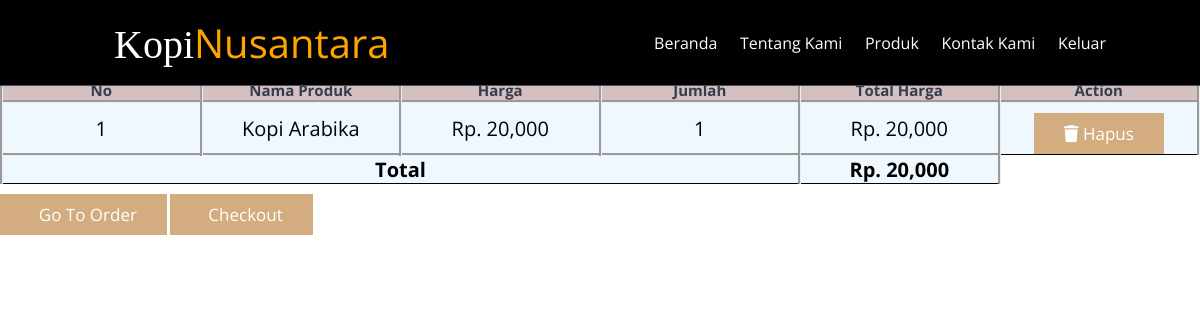
The app's page /Keranjang.php?id_produk=1 with its own data.
### tables this page shows
CREATE TABLE `tb_produk` (
  `id_produk` int(11) NOT NULL,
  `id_toko` varchar(11) NOT NULL,
  `nama_produk` varchar(50) NOT NULL,
  `berat` int(11) NOT NULL,
  `dimensi` varchar(50) NOT NULL,
  `deskripsi` varchar(10000) NOT NULL,
  `stok` int(11) NOT NULL,
  `terjual` int(11) NOT NULL,
  `harga` int(11) NOT NULL,
  `gambar` varchar(1000) NOT NULL,
  `review` varchar(5) NOT NULL DEFAULT '3.5'
);

### Keranjang.php (the view, shortened to what this page needs)
<?php
include 'Koneksi.php';
$id = $_GET['id_produk'];
?>
<!DOCTYPE html>
<html lang="en">
<head>
    <link rel="stylesheet" href="https://cdnjs.cloudflare.com/ajax/libs/font-awesome/6.4.0/css/all.min.css">
    <link rel="stylesheet" href="CSS/Keranjangstyle.css">
</head>
<body>
    <header class="header">
        <div class="logo">
            <a href="#">
                Kopi<span>Nusantara</span>
            </a>
        </div>
        <nav class="navbar">
            <a href="Beranda.php">Beranda</a>
            <a href="#about">Tentang Kami</a>
            <a href="Customer.php">produk</a>
            <a href="#contact">Kontak kami</a>
            <a href="Login.php">Keluar</a>
        </nav>
    </header>
    <div class="product-display">
        <table class="product-display-table">
            <h1>Food And Drink You Ordered</h1>
            <thead>
                <tr>
                    <th>No</th>
                    <th>Nama Produk</th>
                    <th>Harga</th>
                    <th>Jumlah</th>
                    <th>Total Harga</th>
                    <th>Action</th>
                </tr>
            </thead>
            <tbody>
                <?php $nomor = 1; ?>
                <?php foreach ($_SESSION['Keranjang'] as $id => $jumlah):
                    $ambil = $conn->query("SELECT * FROM tb_produk WHERE id_produk='$id'");
                    $pecah = $ambil->fetch_assoc();
                    $totalprice = $pecah["harga"]*$jumlah;
                    ?>
                    <tr>
                        <td><?php echo $nomor; ?></td>
                        <td><?php echo $pecah["nama_produk"]; ?></td>
                        <td>Rp. <?php echo number_format($pecah["harga"]); ?></td>
                        <td><?php echo $jumlah; ?></td>
                        <td>Rp. <?php echo number_format($totalprice); ?></td>
                        <td>
                            <a href="Hapuspesanan.php?id_produk=<?php echo $id ?>" class="btn"> <i class="fas fa-trash"></i> Hapus </a>
                        </td>
                    </tr>
                    <?php $nomor++; ?>
                <?php endforeach ?>
            </tbody>
            <tr>
            <th colspan="4">Total</th>
            <?php $totalbelanja+=$totalprice; ?>
            <th>Rp. <?php echo number_format($totalbelanja) ?></th>
        </tr>
        </table>
        <div class="landing">
            <a href="Customer.php" class='btn btn-default'>&nbsp; Go To Order</a>
            <a href="Checkout.php?id_produk=<?php echo $id ?>" class='btn btn-primary'>&nbsp; Checkout</a>
        </div>
    </div>
</body>
</html>

### CSS/Keranjangstyle.css (style rules this page uses)
:root { --main-color:#d3ad7f; --black:#13131a; --bg:#010103; --border:.1rem solid rgba(255,255,255,.3); }
* { font-family: 'Open Sans', sans-serif; margin: 0; padding: 0; box-sizing: border-box; outline: none; border: none; text-decoration: none; text-transform: capitalize; transition: .2s linear; }
html { font-size: 62.5%; overflow-x: hidden; scroll-padding-top: 9rem; scroll-behavior: smooth; }
body { background: #fff; }
.btn { margin-top: 1rem; display: inline-block; padding: .9rem 3rem; font-size: 1.7rem; color: #fff; background: var(--main-color); cursor: pointer; }
.header { background: var(--bg); display: flex; align-items: center; justify-content: space-between; padding: 1.5rem 7%; border-bottom: var(--border); position: fixed; top: 0; left: 0; right: 0; z-index: 1000; }
.header .logo a { font-size: 40px; color: white; padding: 15px 30px; font-family: 'Fasthand', 'cursive'; }
.header .logo a span { color: orange; }
.header .navbar a { margin: 0 1rem; font-size: 1.6rem; color: #fff; }
table { width: 100%; table-layout: fixed; min-width: 1000px; border-collapse: collapse; margin-top: 50px; }
thead th { position: sticky; top: 0; background-color: #d4c0c0; color: #353c4e; font-size: 15px; }
th, td { border-bottom: 1px solid #000000; background-color: aliceblue; pad: 10px 20px; word-break: break-all; text-align: center; border-style: groove; font-size: 20px; }

### records on screen
tb_produk: nama_produk "Kopi Arabika", harga "20,000", jumlah "1"

### other values on screen
$totalbelanja "20,000"
